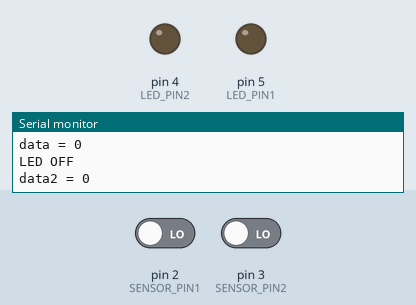
The sketch below on a simulated Arduino Uno, built with avr-gcc and run on an emulated ATmega328P. On the bench: output pins drawn as LEDs (lit = HIGH), the last lines printed to the serial monitor. The test bench sets the inputs (shaded band); at power-on: pin 2 (SENSOR_PIN1) LOW, pin 3 (SENSOR_PIN2) LOW.

Above: at 2.8 s.
2.9 s: pin 2 (SENSOR_PIN1) driven HIGH
At 4.0 s:
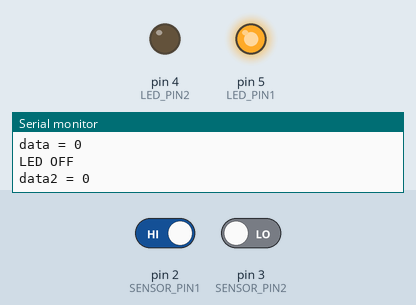
4.5 s: pin 3 (SENSOR_PIN2) driven HIGH
At 6.0 s:
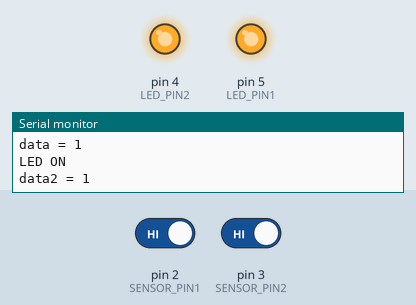
6.5 s: pin 2 (SENSOR_PIN1) driven LOW
At 7.9 s:
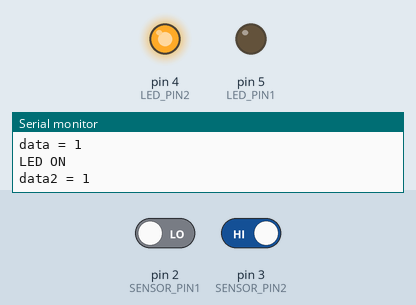
8.5 s: pin 3 (SENSOR_PIN2) driven LOW
At 9.9 s:
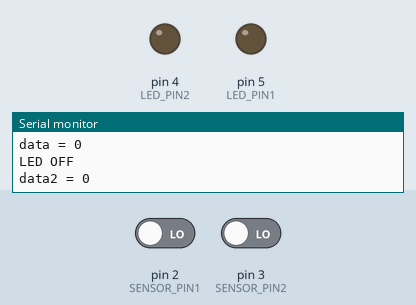
Timing chart, 0 to 11.5 s (numbered marks = the images above; inputs shaded):
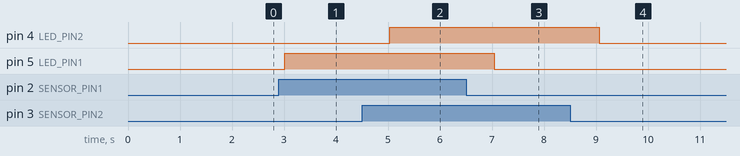

The sketch:

Functions.ino
```cpp
/*
Welcome to JP Learning
*/
byte LED_PIN1 = 5, LED_PIN2 = 4;
byte SENSOR_PIN1 = 2, SENSOR_PIN2 = 3;

//// No Argument Passed and No Return Value
//void readSensors(void);

//// No Arguments Passed But Returns a Value
//bool readSensors(void);

//// Argument Passed But No Return Value
//void readSensors(byte);

//// Argument Passed and Returns a Value
//bool readSensors(byte);

// Argument Passed and Returns a Value
bool readSensors(byte, byte);

void setup () {
  Serial.begin(115200);
  pinMode(LED_PIN1, OUTPUT);
  pinMode(LED_PIN2, OUTPUT);
  pinMode(SENSOR_PIN1, INPUT);
  pinMode(SENSOR_PIN2, INPUT);
}
void loop() {
  //  readSensors();

  //  bool data1 = readSensors();
  //  Serial.println("\ndata1 = " + String(data1));
  //  if (data1 == 1) {
  //    Serial.println("LED1 ON");
  //    digitalWrite(LED_PIN1, HIGH);
  //  } else if (data1 != 1) {
  //    Serial.println("LED1 OFF");
  //    digitalWrite(LED_PIN1, LOW);
  //  }

  //  readSensors(SENSOR_PIN1);
  //  delay(100);
  //  readSensors(SENSOR_PIN2);

//  bool data1 = readSensors(SENSOR_PIN1);
//  Serial.println("\ndata1 = " + String(data1));
//  if (data1 == 1) {
//    Serial.println("LED1 ON");
//    digitalWrite(LED_PIN1, HIGH);
//  } else if (data1 != 1) {
//    Serial.println("LED1 OFF");
//    digitalWrite(LED_PIN1, LOW);
//  }
//
//  bool data2 = readSensors(SENSOR_PIN2);
//  Serial.println("\ndata2 = " + String(data2));
//  if (data2 == 1) {
//    Serial.println("LED2 ON");
//    digitalWrite(LED_PIN2, HIGH);
//  } else if (data2 != 1) {
//    Serial.println("LED2 OFF");
//    digitalWrite(LED_PIN2, LOW);
//  }

  bool data1 = readSensors(SENSOR_PIN1, LED_PIN1);
  Serial.println("\ndata1 = " + String(data1));

  bool data2 = readSensors(SENSOR_PIN2, LED_PIN2);
  Serial.println("\ndata2 = " + String(data2));

  delay(1000);
}

//// No Argument Passed and No Return Value
//void readSensors(void) {
//  Serial.println("\nvoid readSensors()");
//
//  bool data1 = digitalRead(SENSOR_PIN1);  // Read sensor
//  Serial.println("\ndata1 = " + String(data1));
//
//  if (data1 == 1) {
//    Serial.println("LED1 ON");
//    digitalWrite(LED_PIN1, HIGH);
//  } else if (data1 != 1) {
//    Serial.println("LED1 OFF");
//    digitalWrite(LED_PIN1, LOW);
//  }
//}

//// No Arguments Passed But Returns a Value
//bool readSensors(void) {
//  Serial.println("\nbool readSensors()");
//
//  bool data = digitalRead(SENSOR_PIN1);  // Read sensor
//  Serial.println("\ndata = " + String(data));
//  return data;
//}

//// Argument Passed But No Return Value
//void readSensors(byte SENSOR_PIN) {
//  Serial.println("\nvoid readSensors(byte SENSOR_PIN)");
//
//  byte data = digitalRead(SENSOR_PIN);  // Read sensor
//  Serial.println("\ndata = " + String(data));
//}

//// Argument Passed and Returns a Value
//bool readSensors(byte SENSOR_PIN) {
//  Serial.println("\nvoid readSensors(byte SENSOR_PIN)");
//
//  bool data = digitalRead(SENSOR_PIN);  // Read sensor
//  Serial.println("\ndata = " + String(data));
//  return data;
//}

// Argument Passed and Returns a Value
bool readSensors(byte SENSOR_PIN, byte LED_PIN) {
  Serial.println("\nvoid readSensors(byte SENSOR_PIN)");

  bool data = digitalRead(SENSOR_PIN);  // Read sensor
  Serial.println("\ndata = " + String(data));
  if (data == 1) {
    Serial.println("LED ON");
    digitalWrite(LED_PIN, HIGH);
  } else if (data != 1) {
    Serial.println("LED OFF");
    digitalWrite(LED_PIN, LOW);
  }
  return data;
}
```

Measured:
- after the input at 2.9 s, pin 5 (LED_PIN1): LOW → HIGH after 0.12 s
- after the input at 4.5 s, pin 4 (LED_PIN2): LOW → HIGH after 0.54 s
- after the input at 6.5 s, pin 5 (LED_PIN1): HIGH → LOW after 0.54 s
- after the input at 8.5 s, pin 4 (LED_PIN2): HIGH → LOW after 0.56 s
